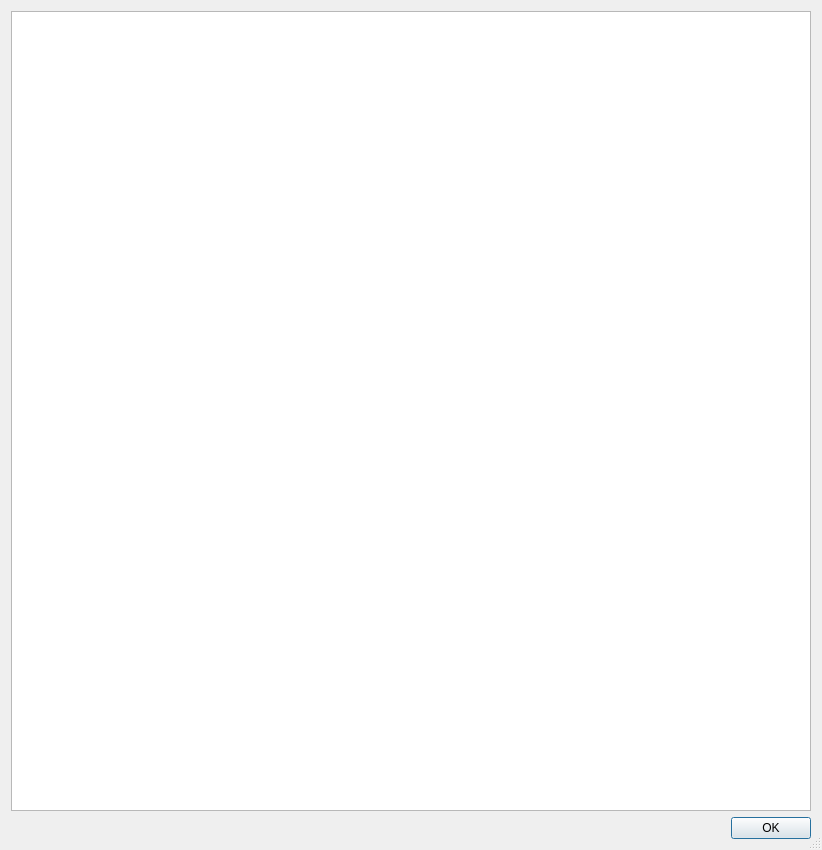
<?xml version="1.0" encoding="UTF-8"?>
<ui version="4.0">
 <class>userGuideDlg</class>
 <widget class="QDialog" name="userGuideDlg">
  <property name="windowModality">
   <enum>Qt::NonModal</enum>
  </property>
  <property name="geometry">
   <rect>
    <x>0</x>
    <y>0</y>
    <width>818</width>
    <height>847</height>
   </rect>
  </property>
  <property name="minimumSize">
   <size>
    <width>0</width>
    <height>0</height>
   </size>
  </property>
  <property name="windowTitle">
   <string>picCoder User Guide</string>
  </property>
  <property name="sizeGripEnabled">
   <bool>true</bool>
  </property>
  <property name="modal">
   <bool>false</bool>
  </property>
  <layout class="QGridLayout" name="gridLayout">
   <item row="1" column="0">
    <widget class="QDialogButtonBox" name="buttonBox">
     <property name="orientation">
      <enum>Qt::Horizontal</enum>
     </property>
     <property name="standardButtons">
      <set>QDialogButtonBox::Ok</set>
     </property>
    </widget>
   </item>
   <item row="0" column="0">
    <widget class="QTextBrowser" name="helpBrowser">
     <property name="minimumSize">
      <size>
       <width>800</width>
       <height>800</height>
      </size>
     </property>
    </widget>
   </item>
  </layout>
 </widget>
 <resources/>
 <connections>
  <connection>
   <sender>buttonBox</sender>
   <signal>accepted()</signal>
   <receiver>userGuideDlg</receiver>
   <slot>accept()</slot>
   <hints>
    <hint type="sourcelabel">
     <x>248</x>
     <y>254</y>
    </hint>
    <hint type="destinationlabel">
     <x>157</x>
     <y>274</y>
    </hint>
   </hints>
  </connection>
 </connections>
</ui>
